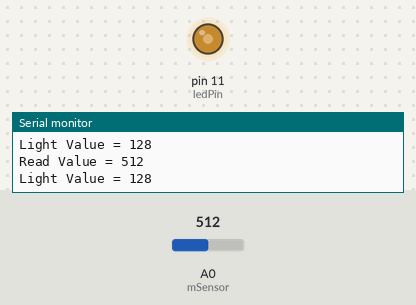
Bench run of a sketch on a simulated Arduino Uno, built with avr-gcc and run on an emulated ATmega328P. Shown: output pins drawn as LEDs (lit = HIGH), the last lines printed to the serial monitor. The test bench sets the inputs (shaded band); at power-on: A0 (mSensor) = 512.

Above: at 1.2 s.
1.3 s: A0 (mSensor) set to 716
At 1.8 s:
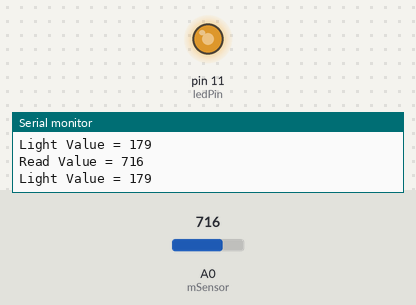
2.9 s: A0 (mSensor) set to 900
At 3.3 s:
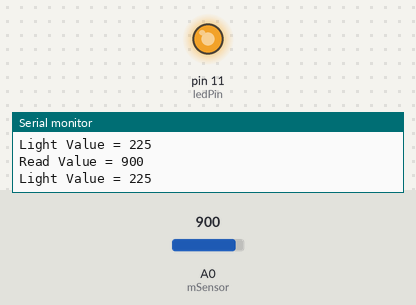
4.5 s: A0 (mSensor) set to 122
At 5.8 s:
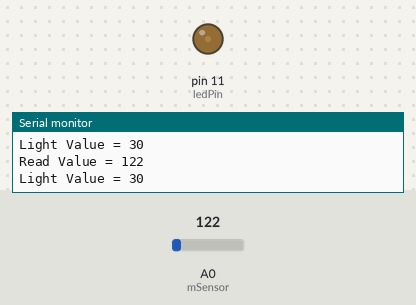
6.1 s: A0 (mSensor) set to 0
At 7.3 s:
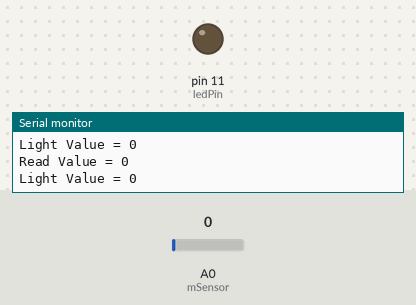
Timing chart, 0 to 8.7 s (numbered marks = the images above; inputs shaded):
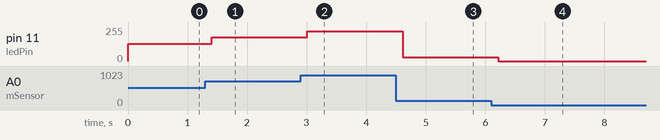

The sketch:

SoundSensor_light.ino
```cpp
int mSensor = A0;
int ledPin = 11;

void setup() {
  Serial.begin(9600);
  pinMode(ledPin, OUTPUT);
}

void loop() {
  int readValue = analogRead(mSensor);
  int lightValue = readValue / 4;
  Serial.print("Read Value = ");
  Serial.println(readValue);
  Serial.print("Light Value = ");
  Serial.println(lightValue);
  analogWrite(ledPin, lightValue);
  delay(200);
}
```

Measured:
- after the input at 1.3 s, pin 11 (ledPin): 128/255 → 179/255 after 0.11 s
- after the input at 2.9 s, pin 11 (ledPin): 179/255 → 225/255 after 0.11 s
- after the input at 4.5 s, pin 11 (ledPin): 225/255 → 30/255 after 0.12 s
- after the input at 6.1 s, pin 11 (ledPin): 30/255 → 0/255 after 0.12 s
